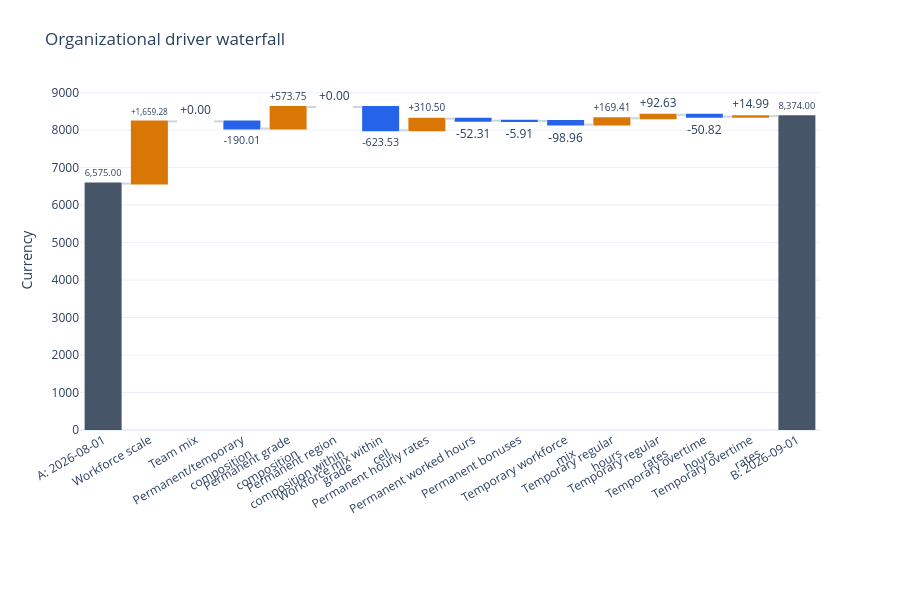
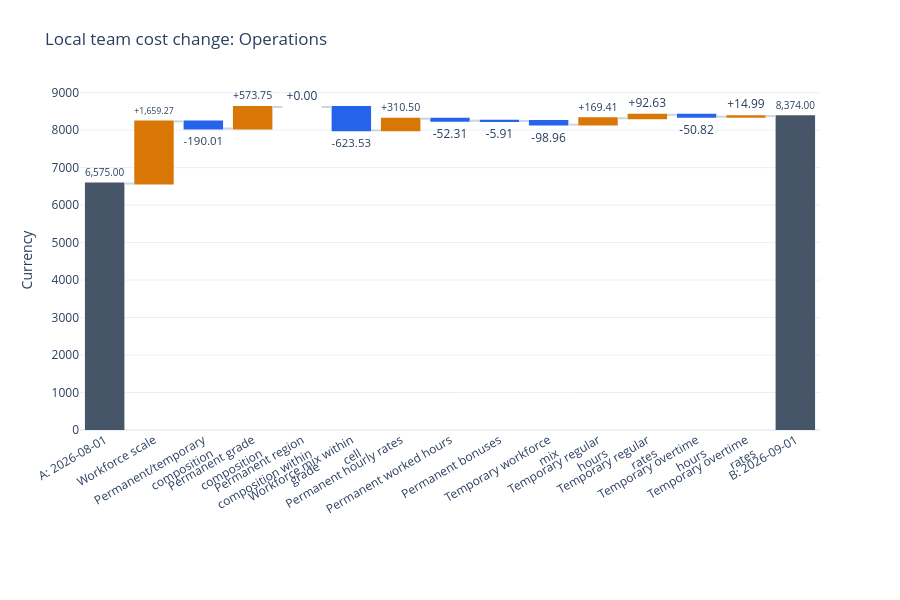

These figures' notebook cell, in order:
### Markdown cell above
## 7. Organizational and local waterfalls are separate views

Reusable figure functions return ordinary Plotly figures without displaying
them automatically. Organizational leaves explain the full organization;
local leaves explain Operations' own change. Never add these two allocations.

In this single-team example their amounts agree (apart from a zero team-mix
term and different scale IDs). With multiple teams, organizational allocations
need not equal each team's own change. `teams=None` or `teams=[]` omits local
waterfalls and leaves team tables unrestricted; it never filters inputs.

### Code cell
organization_figure = plot_organization_waterfall(
    result, currency_label=currency_label,
)
local_figure = plot_team_waterfall(
    result, "Operations", currency_label=currency_label,
)
organization_figure.show(renderer=renderer)
local_figure.show(renderer=renderer)

### Figure 1 — Plotly figure (JSON) as saved in the notebook; plotly's stock layout.template omitted (floating-point values rounded to 4 significant figures)
{"data": [{"cliponaxis": false, "connector": {"line": {"color": "#CBD5E1"}}, "customdata": [["A: 2026-08-01", ""], ["Workforce scale", "workforce_scale"], ["Team mix", "team_mix"], ["Permanent/temporary composition", "team::employment_mix"], ["Permanent grade composition", "permanent::grade_mix"], ["Permanent region composition within grade", "permanent::region_within_grade_mix"], ["Workforce mix within cell", "permanent::permanent_members"], ["Permanent hourly rates", "permanent::permanent_rate"], ["Permanent worked hours", "permanent::permanent_hours"], ["Permanent bonuses", "permanent::permanent_bonus"], ["Temporary workforce mix", "temp_game::temporary_members"], ["Temporary regular hours", "temp_game::temporary_hours"], ["Temporary regular rates", "temp_game::temporary_rate"], ["Temporary overtime hours", "temp_game::overtime_hours"], ["Temporary overtime rates", "temp_game::overtime_rate"], ["B: 2026-09-01", ""]], "decreasing": {"marker": {"color": "#2563EB"}}, "hovertemplate": "%{customdata[0]}<br>ID: %{customdata[1]}<br>Currency: %{y:,.6f}<extra></extra>", "increasing": {"marker": {"color": "#D97706"}}, "measure": ["absolute", "relative", "relative", "relative", "relative", "relative", "relative", "relative", "relative", "relative", "relative", "relative", "relative", "relative", "relative", "absolute"], "text": ["6,575.00", "+1,659.28", "+0.00", "-190.01", "+573.75", "+0.00", "-623.53", "+310.50", "-52.31", "-5.91", "-98.96", "+169.41", "+92.63", "-50.82", "+14.99", "8,374.00"], "textposition": "outside", "totals": {"marker": {"color": "#475569"}}, "type": "waterfall", "x": [0, 1, 2, 3, 4, 5, 6, 7, 8, 9, 10, 11, 12, 13, 14, 15], "y": [6575, 1659.0, 4.547e-13, -190.0, 573.7, 3.237e-13, -623.5, 310.5, -52.31, -5.906, -98.96, 169.4, 92.63, -50.82, 14.99, 8374]}], "layout": {"height": 600, "margin": {"b": 170, "t": 90}, "meta": {"driver_ids": ["", "workforce_scale", "team_mix", "team::employment_mix", "permanent::grade_mix", "permanent::region_within_grade_mix", "permanent::permanent_members", "permanent::permanent_rate", "permanent::permanent_hours", "permanent::permanent_bonus", "temp_game::temporary_members", "temp_game::temporary_hours", "temp_game::temporary_rate", "temp_game::overtime_hours", "temp_game::overtime_rate", ""], "period_A_cost": 6575, "period_B_cost": 8374, "run_id": "5cb2869d-facf-4fa7-b6a7-72d51b3e3ec9"}, "showlegend": false, "title": {"text": "Organizational driver waterfall"}, "xaxis": {"tickangle": -30, "tickmode": "array", "ticktext": ["A: 2026-08-01", "Workforce scale", "Team mix", "Permanent/temporary<br>composition", "Permanent grade<br>composition", "Permanent region<br>composition within<br>grade", "Workforce mix within<br>cell", "Permanent hourly rates", "Permanent worked hours", "Permanent bonuses", "Temporary workforce<br>mix", "Temporary regular<br>hours", "Temporary regular<br>rates", "Temporary overtime<br>hours", "Temporary overtime<br>rates", "B: 2026-09-01"], "tickvals": [0, 1, 2, 3, 4, 5, 6, 7, 8, 9, 10, 11, 12, 13, 14, 15]}, "yaxis": {"title": {"text": "Currency"}, "zeroline": true}}}

### Figure 2 — Plotly figure (JSON) as saved in the notebook; plotly's stock layout.template omitted (floating-point values rounded to 4 significant figures)
{"data": [{"cliponaxis": false, "connector": {"line": {"color": "#CBD5E1"}}, "customdata": [["A: 2026-08-01", ""], ["Workforce scale", "workforce_scale"], ["Permanent/temporary composition", "team::employment_mix"], ["Permanent grade composition", "permanent::grade_mix"], ["Permanent region composition within grade", "permanent::region_within_grade_mix"], ["Workforce mix within cell", "permanent::permanent_members"], ["Permanent hourly rates", "permanent::permanent_rate"], ["Permanent worked hours", "permanent::permanent_hours"], ["Permanent bonuses", "permanent::permanent_bonus"], ["Temporary workforce mix", "temp_game::temporary_members"], ["Temporary regular hours", "temp_game::temporary_hours"], ["Temporary regular rates", "temp_game::temporary_rate"], ["Temporary overtime hours", "temp_game::overtime_hours"], ["Temporary overtime rates", "temp_game::overtime_rate"], ["B: 2026-09-01", ""]], "decreasing": {"marker": {"color": "#2563EB"}}, "hovertemplate": "%{customdata[0]}<br>ID: %{customdata[1]}<br>Currency: %{y:,.6f}<extra></extra>", "increasing": {"marker": {"color": "#D97706"}}, "measure": ["absolute", "relative", "relative", "relative", "relative", "relative", "relative", "relative", "relative", "relative", "relative", "relative", "relative", "relative", "absolute"], "text": ["6,575.00", "+1,659.27", "-190.01", "+573.75", "+0.00", "-623.53", "+310.50", "-52.31", "-5.91", "-98.96", "+169.41", "+92.63", "-50.82", "+14.99", "8,374.00"], "textposition": "outside", "totals": {"marker": {"color": "#475569"}}, "type": "waterfall", "x": [0, 1, 2, 3, 4, 5, 6, 7, 8, 9, 10, 11, 12, 13, 14], "y": [6575, 1659.0, -190.0, 573.7, 3.237e-13, -623.5, 310.5, -52.31, -5.906, -98.96, 169.4, 92.63, -50.82, 14.99, 8374]}], "layout": {"height": 600, "margin": {"b": 170, "t": 90}, "meta": {"driver_ids": ["", "workforce_scale", "team::employment_mix", "permanent::grade_mix", "permanent::region_within_grade_mix", "permanent::permanent_members", "permanent::permanent_rate", "permanent::permanent_hours", "permanent::permanent_bonus", "temp_game::temporary_members", "temp_game::temporary_hours", "temp_game::temporary_rate", "temp_game::overtime_hours", "temp_game::overtime_rate", ""], "period_A_cost": 6575, "period_B_cost": 8374, "run_id": "5cb2869d-facf-4fa7-b6a7-72d51b3e3ec9"}, "showlegend": false, "title": {"text": "Local team cost change: Operations"}, "xaxis": {"tickangle": -30, "tickmode": "array", "ticktext": ["A: 2026-08-01", "Workforce scale", "Permanent/temporary<br>composition", "Permanent grade<br>composition", "Permanent region<br>composition within<br>grade", "Workforce mix within<br>cell", "Permanent hourly rates", "Permanent worked hours", "Permanent bonuses", "Temporary workforce<br>mix", "Temporary regular<br>hours", "Temporary regular<br>rates", "Temporary overtime<br>hours", "Temporary overtime<br>rates", "B: 2026-09-01"], "tickvals": [0, 1, 2, 3, 4, 5, 6, 7, 8, 9, 10, 11, 12, 13, 14]}, "yaxis": {"title": {"text": "Currency"}, "zeroline": true}}}
